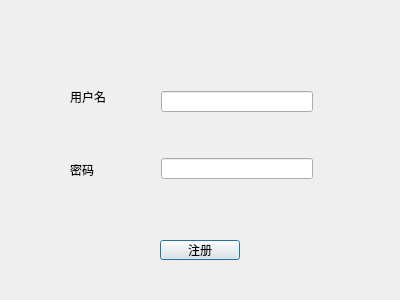
<?xml version="1.0" encoding="UTF-8"?>
<ui version="4.0">
 <class>registDialog</class>
 <widget class="QDialog" name="registDialog">
  <property name="geometry">
   <rect>
    <x>0</x>
    <y>0</y>
    <width>400</width>
    <height>300</height>
   </rect>
  </property>
  <property name="minimumSize">
   <size>
    <width>400</width>
    <height>300</height>
   </size>
  </property>
  <property name="maximumSize">
   <size>
    <width>400</width>
    <height>300</height>
   </size>
  </property>
  <property name="windowTitle">
   <string>注册</string>
  </property>
  <widget class="QPushButton" name="pushButton">
   <property name="geometry">
    <rect>
     <x>160</x>
     <y>240</y>
     <width>80</width>
     <height>20</height>
    </rect>
   </property>
   <property name="text">
    <string>注册</string>
   </property>
  </widget>
  <widget class="QWidget" name="">
   <property name="geometry">
    <rect>
     <x>70</x>
     <y>90</y>
     <width>62</width>
     <height>86</height>
    </rect>
   </property>
   <layout class="QVBoxLayout" name="verticalLayout">
    <item>
     <widget class="QLabel" name="label">
      <property name="text">
       <string>用户名</string>
      </property>
     </widget>
    </item>
    <item>
     <widget class="QLabel" name="label_3">
      <property name="text">
       <string/>
      </property>
     </widget>
    </item>
    <item>
     <widget class="QLabel" name="label_4">
      <property name="text">
       <string/>
      </property>
     </widget>
    </item>
    <item>
     <widget class="QLabel" name="label_5">
      <property name="text">
       <string/>
      </property>
     </widget>
    </item>
    <item>
     <widget class="QLabel" name="label_2">
      <property name="text">
       <string>密码</string>
      </property>
     </widget>
    </item>
   </layout>
  </widget>
  <widget class="QWidget" name="">
   <property name="geometry">
    <rect>
     <x>161</x>
     <y>91</y>
     <width>152</width>
     <height>88</height>
    </rect>
   </property>
   <layout class="QVBoxLayout" name="verticalLayout_2">
    <item>
     <widget class="QLineEdit" name="lename">
      <property name="minimumSize">
       <size>
        <width>150</width>
        <height>0</height>
       </size>
      </property>
     </widget>
    </item>
    <item>
     <widget class="QLabel" name="label_6">
      <property name="text">
       <string/>
      </property>
     </widget>
    </item>
    <item>
     <widget class="QLabel" name="label_7">
      <property name="text">
       <string/>
      </property>
     </widget>
    </item>
    <item>
     <widget class="QLineEdit" name="lepwd"/>
    </item>
   </layout>
  </widget>
 </widget>
 <resources/>
 <connections/>
</ui>
